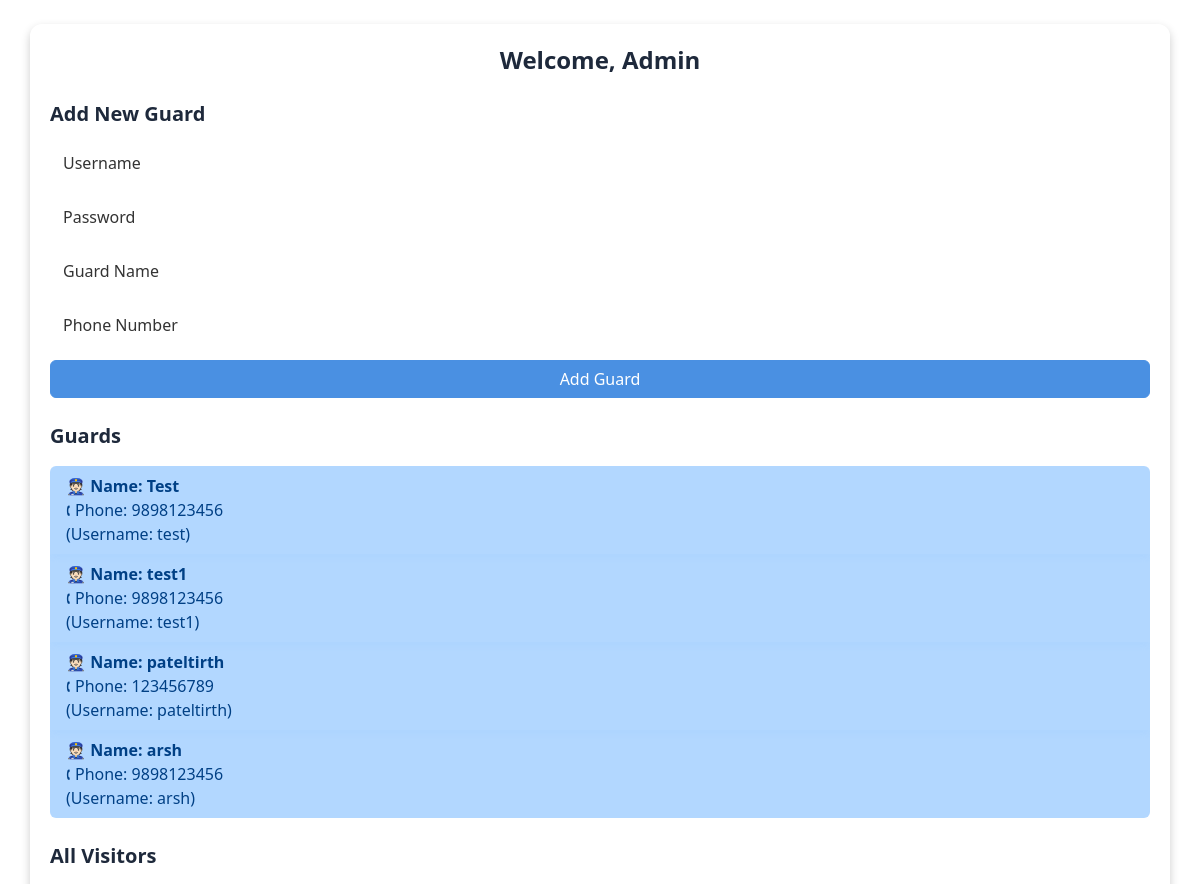
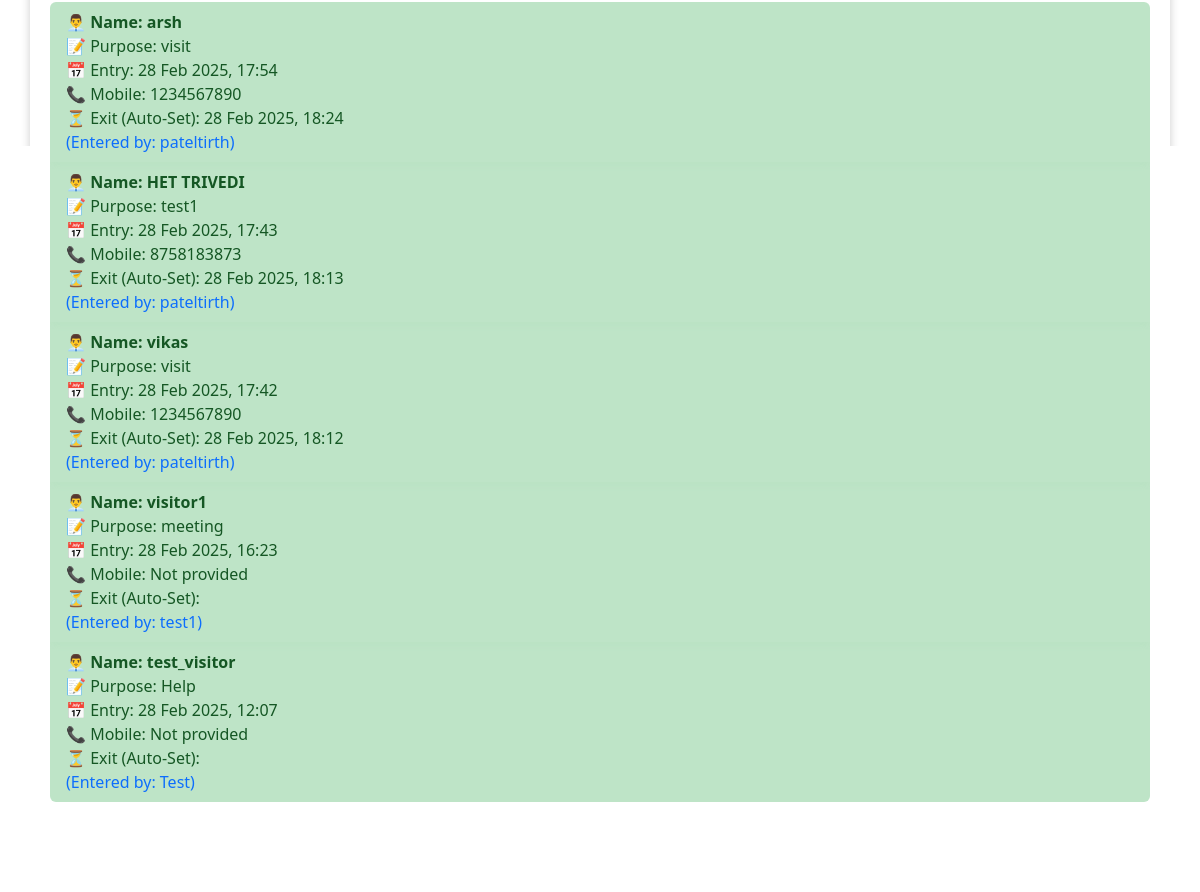
The page /admin_dashboard/ (signed in) on the database its author committed (2 pictures, top to bottom).
### gateapp/models.py (models this page shows, shortened)
class Guard(models.Model):
    user = models.OneToOneField(User, on_delete=models.CASCADE)
    name = models.CharField(max_length=100)
    phone = models.CharField(max_length=15)

class Visitor(models.Model):
    name = models.CharField(max_length=100)
    purpose = models.CharField(max_length=200)
    mobile_number = models.BigIntegerField(null=True, blank=True)
    entry_time = models.DateTimeField(auto_now_add=True)
    exit_time = models.DateTimeField(null=True, blank=True)
    recorded_by = models.ForeignKey(Guard, on_delete=models.SET_NULL, null=True)  # Stores the Guard who recorded the visitor

### gateapp/views.py (the view, shortened to what this page needs)
# urls.py: path('admin_dashboard/', views.admin_dashboard, name='admin_dashboard'),
@login_required
def admin_dashboard(request):
    if not request.user.is_superuser:
        return redirect('login')
    guards = Guard.objects.all()
    visitors = Visitor.objects.all().order_by('-entry_time')  # Show latest visitors first
    return render(request, 'admin_dashboard.html', {'guards': guards, 'visitors': visitors})

### gateapp/templates/admin_dashboard.html (shortened to what this page needs)
<!DOCTYPE html>
<html>
<head>
    <link href="https://cdn.jsdelivr.net/npm/tailwindcss@2.2.19/dist/tailwind.min.css" rel="stylesheet">
    <link href="https://cdn.jsdelivr.net/npm/bootstrap@5.3.0/dist/css/bootstrap.min.css" rel="stylesheet">
</head>
<body class="p-6">
    <div class="container max-w-4xl mx-auto p-8 admin-container">
        <h2 class="text-2xl font-bold mb-4 text-center">Welcome, Admin</h2>
        <h3 class="text-xl font-semibold mb-3">Add New Guard</h3>
        <form method="post" class="mb-4">
            <div class="mb-3">
                <input type="text" name="username" placeholder="Username" required class="form-control">
            </div>
            <div class="mb-3">
                <input type="password" name="password" placeholder="Password" required class="form-control">
            </div>
            <div class="mb-3">
                <input type="text" name="name" placeholder="Guard Name" required class="form-control">
            </div>
            <div class="mb-3">
                <input type="text" name="phone" placeholder="Phone Number" required class="form-control">
            </div>
            <button type="submit" class="btn btn-primary w-100">Add Guard</button>
        </form>
        <h3 class="text-xl font-semibold mb-3">Guards</h3>
        <ul class="list-group mb-4">
            {% for guard in guards %}
                <li class="list-group-item guard-item d-flex justify-content-between align-items-center">
                    <div>
                        <strong>👮🏻 Name: {{ guard.name }}</strong><br>
                        🕻 Phone: {{ guard.phone }}<br>
                        (Username: {{ guard.user.username }})
                    </div>
                </li>
            {% empty %}
                <li class="list-group-item text-muted">No guards yet.</li>
            {% endfor %}
        </ul>
        <h3 class="text-xl font-semibold mb-3">All Visitors</h3>
        <ul class="list-group mb-4">
            {% for visitor in visitors %}
                <li class="list-group-item visitor-item">
                    <strong>👨‍💼 Name: {{ visitor.name }}</strong><br>
                    📝 Purpose: {{ visitor.purpose }}<br>
                    📅 Entry: {{ visitor.entry_time|date:"d M Y, H:i" }}<br>
                    📞 Mobile: {{ visitor.mobile_number|default:"Not provided" }}<br>
                    ⏳ Exit (Auto-Set): {{ visitor.exit_time|date:"d M Y, H:i" }}<br>
                    <span class="text-primary">(Entered by: {{ visitor.recorded_by.name }})</span>
                </li>
            {% empty %}
                <li class="list-group-item text-muted">No visitors yet.</li>
            {% endfor %}
        </ul>
        <form method="post" action="{% url 'logout' %}" class="text-center">
            <button type="submit" class="btn btn-danger w-100">Logout</button>
        </form>
    </div>
</body>
</html>

### gateapp/templates/admin_dashboard.html (style rules this page uses)
body { background: url('https://staticimg.amarujala.com/assets/images/2021/07/12/l_1626111836.jpeg') no-repeat center center fixed; background-size: cover; }
.admin-container { background: rgba(255, 255, 255, 0.2); backdrop-filter: blur(10px); -webkit-backdrop-filter: blur(10px); color: #1e293b; border-radius: 12px; padding: 20px; box-shadow: 0 4px 10px rgba(0, 0, 0, 0.2); }
.list-group-item.guard-item { background: rgba(0, 123, 255, 0.3); backdrop-filter: blur(5px); -webkit-backdrop-filter: blur(5px); color: #004085; border: none; }
.list-group-item.visitor-item { background: rgba(40, 167, 69, 0.3); backdrop-filter: blur(5px); -webkit-backdrop-filter: blur(5px); color: #155724; border: none; }
.btn-primary { background-color: #4a90e2; border-color: #4a90e2; }
.btn-danger { background-color: #e74c3c; border-color: #e74c3c; }
.form-control { background: rgba(255, 255, 255, 0.5); backdrop-filter: blur(8px); -webkit-backdrop-filter: blur(8px); color: #1e293b; border: 1px solid rgba(255, 255, 255, 0.7); border-radius: 8px; }
.form-control::placeholder { color: #333; }

### rows shown on the page
Guard: name "Test", phone "9898123456", user.username "test"
Guard: name "test1", phone "9898123456", user.username "test1"
Guard: name "pateltirth", phone "123456789", user.username "pateltirth"
Guard: name "arsh", phone "9898123456", user.username "arsh"
Visitor: name "arsh", purpose "visit", entry_time "28 Feb 2025, 17:54", mobile_number "1234567890", exit_time "28 Feb 2025, 18:24", recorded_by.name "pateltirth"
Visitor: name "HET TRIVEDI", purpose "test1", entry_time "28 Feb 2025, 17:43", mobile_number "8758183873", exit_time "28 Feb 2025, 18:13", recorded_by.name "pateltirth"
Visitor: name "vikas", purpose "visit", entry_time "28 Feb 2025, 17:42", mobile_number "1234567890", exit_time "28 Feb 2025, 18:12", recorded_by.name "pateltirth"
Visitor: name "visitor1", purpose "meeting", entry_time "28 Feb 2025, 16:23", mobile_number "Not provided", recorded_by.name "test1"
Visitor: name "test_visitor", purpose "Help", entry_time "28 Feb 2025, 12:07", mobile_number "Not provided", recorded_by.name "Test"
